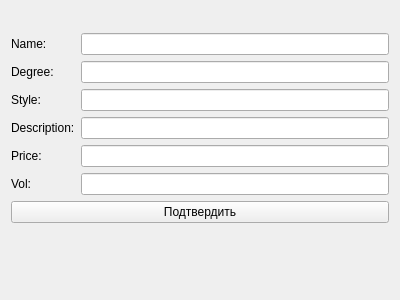
<?xml version="1.0" encoding="UTF-8"?>
<ui version="4.0">
 <class>Form</class>
 <widget class="QWidget" name="Form">
  <property name="geometry">
   <rect>
    <x>0</x>
    <y>0</y>
    <width>400</width>
    <height>300</height>
   </rect>
  </property>
  <property name="windowTitle">
   <string>Form</string>
  </property>
  <layout class="QGridLayout" name="gridLayout_2">
   <item row="0" column="0">
    <layout class="QGridLayout" name="gridLayout">
     <item row="2" column="0">
      <widget class="QLabel" name="label_4">
       <property name="text">
        <string>Style:</string>
       </property>
      </widget>
     </item>
     <item row="0" column="0">
      <widget class="QLabel" name="label_2">
       <property name="text">
        <string>Name:</string>
       </property>
      </widget>
     </item>
     <item row="5" column="0">
      <widget class="QLabel" name="label_7">
       <property name="text">
        <string>Vol:</string>
       </property>
      </widget>
     </item>
     <item row="6" column="0" colspan="2">
      <widget class="QPushButton" name="pushButton">
       <property name="text">
        <string>Подтвердить</string>
       </property>
      </widget>
     </item>
     <item row="4" column="0">
      <widget class="QLabel" name="label_6">
       <property name="text">
        <string>Price:</string>
       </property>
      </widget>
     </item>
     <item row="2" column="1">
      <widget class="QLineEdit" name="lineEdit_4"/>
     </item>
     <item row="4" column="1">
      <widget class="QLineEdit" name="lineEdit_6"/>
     </item>
     <item row="3" column="0">
      <widget class="QLabel" name="label_5">
       <property name="text">
        <string>Description:</string>
       </property>
      </widget>
     </item>
     <item row="1" column="0">
      <widget class="QLabel" name="label_3">
       <property name="text">
        <string>Degree:</string>
       </property>
      </widget>
     </item>
     <item row="1" column="1">
      <widget class="QLineEdit" name="lineEdit_3"/>
     </item>
     <item row="0" column="1">
      <widget class="QLineEdit" name="lineEdit_2"/>
     </item>
     <item row="3" column="1">
      <widget class="QLineEdit" name="lineEdit_5"/>
     </item>
     <item row="5" column="1">
      <widget class="QLineEdit" name="lineEdit_7"/>
     </item>
    </layout>
   </item>
   <item row="1" column="0">
    <widget class="QLabel" name="label_8">
     <property name="sizePolicy">
      <sizepolicy hsizetype="Preferred" vsizetype="Maximum">
       <horstretch>0</horstretch>
       <verstretch>0</verstretch>
      </sizepolicy>
     </property>
     <property name="text">
      <string/>
     </property>
    </widget>
   </item>
  </layout>
 </widget>
 <resources/>
 <connections/>
</ui>
